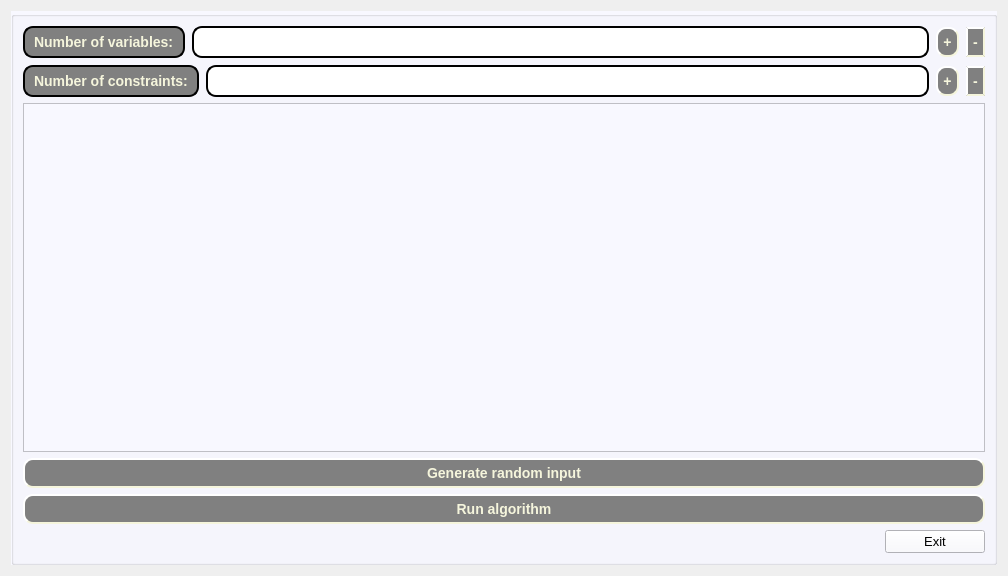
<?xml version="1.0" encoding="UTF-8"?>
<ui version="4.0">
 <class>SimplexWindow</class>
 <widget class="QDialog" name="SimplexWindow">
  <property name="windowModality">
   <enum>Qt::NonModal</enum>
  </property>
  <property name="geometry">
   <rect>
    <x>0</x>
    <y>0</y>
    <width>1008</width>
    <height>576</height>
   </rect>
  </property>
  <property name="font">
   <font>
    <pointsize>8</pointsize>
   </font>
  </property>
  <property name="windowTitle">
   <string>Simplex method</string>
  </property>
  <property name="styleSheet">
   <string notr="true">QScrollBar::vertical{
background: none;
border-style: outset;
border-width: 1px;
border:none;
width:7px;
border-radius: 3px;
}
QScrollBar::horizontal
{
background: none;
border-style: outset;
border-width: 1px;
border:none;
height:7px;
border-radius: 3px;
}
QScrollBar::handle:vertical,QScrollBar::handle:horizontal {
background-color: #808080;
border-style: outset;
border-width: 1px;
border-radius: 3px;
width:7px;
}

QScrollBar::sub-line:vertical,QScrollBar::sub-line:horizontal {
	border: none;
      background: none;

}


/* BTN BOTTOM - SCROLLBAR */
QScrollBar::add-line:vertical,QScrollBar::add-line:horizontal {
		border: none;
      background: none;
}
QScrollBar::up-arrow:vertical, QScrollBar::down-arrow:vertical,QScrollBar::left-arrow:horizontal, QScrollBar::right-arrow:horizontal {
	background: none;
}
QScrollBar::add-page:vertical, QScrollBar::sub-page:vertical,QScrollBar::add-page:horizontal, QScrollBar::sub-page:horizontal {
	background: none;
}

QHeaderView::section
{

    background-color: #808080;
/*	color:#F5F5DC; */
    padding: 4px;
    font:bold 14px;

}
QHeaderView::section:checked
{
    background-color:FFFFFF;
	
    
}
QTableView
{
    font:/*bold*/ 14px;

}
QTableView::item
{
	background-color: #d9d9d9;
/*	color:#F5F5DC; */
}
QTableView::item::selected
{
	background-color: #464646;
    
}

QTableView QTableCornerButton::section
{
    background-color: #808080;
    
}

</string>
  </property>
  <property name="sizeGripEnabled">
   <bool>false</bool>
  </property>
  <property name="modal">
   <bool>false</bool>
  </property>
  <layout class="QHBoxLayout" name="horizontalLayout">
   <item>
    <widget class="QGroupBox" name="groupBox">
     <property name="sizePolicy">
      <sizepolicy hsizetype="Expanding" vsizetype="Expanding">
       <horstretch>0</horstretch>
       <verstretch>0</verstretch>
      </sizepolicy>
     </property>
     <property name="minimumSize">
      <size>
       <width>300</width>
       <height>0</height>
      </size>
     </property>
     <property name="maximumSize">
      <size>
       <width>1000000</width>
       <height>16777215</height>
      </size>
     </property>
     <property name="styleSheet">
      <string notr="true">background-color:#F8F8FF</string>
     </property>
     <property name="title">
      <string/>
     </property>
     <layout class="QVBoxLayout" name="verticalLayout">
      <item>
       <layout class="QVBoxLayout" name="verticalLayout_2">
        <property name="spacing">
         <number>7</number>
        </property>
        <item>
         <layout class="QHBoxLayout" name="horizontalLayout_2">
          <property name="sizeConstraint">
           <enum>QLayout::SetDefaultConstraint</enum>
          </property>
          <item>
           <widget class="QLabel" name="label_3">
            <property name="font">
             <font>
              <pointsize>-1</pointsize>
              <weight>75</weight>
              <italic>false</italic>
              <bold>true</bold>
             </font>
            </property>
            <property name="styleSheet">
             <string notr="true">background-color: #808080;
color:#F5F5DC;
 border-style: outset;
    border-width: 2px;
    border-radius: 10px;
    font: bold 14px;
padding: 5px</string>
            </property>
            <property name="text">
             <string>Number of variables:</string>
            </property>
           </widget>
          </item>
          <item>
           <widget class="QLineEdit" name="lineEdit">
            <property name="font">
             <font>
              <pointsize>-1</pointsize>
              <weight>75</weight>
              <italic>false</italic>
              <bold>true</bold>
             </font>
            </property>
            <property name="styleSheet">
             <string notr="true">background-color: #FFFFFF;
color:#8c8c8c;
 border-style: outset;
    border-width: 2px;
    border-radius: 10px;
    font: bold 14px;
padding: 5px</string>
            </property>
            <property name="readOnly">
             <bool>true</bool>
            </property>
           </widget>
          </item>
          <item>
           <widget class="QPushButton" name="vars_add">
            <property name="font">
             <font>
              <pointsize>-1</pointsize>
              <weight>75</weight>
              <italic>false</italic>
              <bold>true</bold>
             </font>
            </property>
            <property name="styleSheet">
             <string notr="true">background-color: #808080;
color:#F5F5DC;
 border-style: outset;
    border-width: 2px;
    border-radius: 10px;
    font: bold 14px;
padding: 5px</string>
            </property>
            <property name="text">
             <string>+</string>
            </property>
           </widget>
          </item>
          <item>
           <widget class="QPushButton" name="vars_remove">
            <property name="font">
             <font>
              <pointsize>-1</pointsize>
              <weight>75</weight>
              <italic>false</italic>
              <bold>true</bold>
             </font>
            </property>
            <property name="styleSheet">
             <string notr="true">background-color: #808080;
color:#F5F5DC;
 border-style: outset;
    border-width: 2px;
    border-radius: 10px;
    font: bold 14px;
padding: 5px</string>
            </property>
            <property name="text">
             <string>-</string>
            </property>
           </widget>
          </item>
         </layout>
        </item>
        <item>
         <layout class="QHBoxLayout" name="horizontalLayout_3">
          <property name="sizeConstraint">
           <enum>QLayout::SetDefaultConstraint</enum>
          </property>
          <item>
           <widget class="QLabel" name="label_4">
            <property name="font">
             <font>
              <pointsize>-1</pointsize>
              <weight>75</weight>
              <italic>false</italic>
              <bold>true</bold>
             </font>
            </property>
            <property name="styleSheet">
             <string notr="true">background-color: #808080;
color:#F5F5DC;
 border-style: outset;
    border-width: 2px;
    border-radius: 10px;
    font: bold 14px;
padding: 5px</string>
            </property>
            <property name="text">
             <string>Number of constraints:</string>
            </property>
           </widget>
          </item>
          <item>
           <widget class="QLineEdit" name="lineEdit_2">
            <property name="font">
             <font>
              <pointsize>-1</pointsize>
              <weight>75</weight>
              <italic>false</italic>
              <bold>true</bold>
             </font>
            </property>
            <property name="styleSheet">
             <string notr="true">background-color: #FFFFFF;
color:#8c8c8c;
 border-style: outset;
    border-width: 2px;
    border-radius: 10px;
    font: bold 14px;
padding: 5px</string>
            </property>
            <property name="readOnly">
             <bool>true</bool>
            </property>
           </widget>
          </item>
          <item>
           <widget class="QPushButton" name="constraints_add">
            <property name="font">
             <font>
              <pointsize>-1</pointsize>
              <weight>75</weight>
              <italic>false</italic>
              <bold>true</bold>
             </font>
            </property>
            <property name="styleSheet">
             <string notr="true">background-color: #808080;
color:#F5F5DC;
 border-style: outset;
    border-width: 2px;
    border-radius: 10px;
    font: bold 14px;
padding: 5px</string>
            </property>
            <property name="text">
             <string>+</string>
            </property>
           </widget>
          </item>
          <item>
           <widget class="QPushButton" name="constraints_remove">
            <property name="font">
             <font>
              <pointsize>-1</pointsize>
              <weight>75</weight>
              <italic>false</italic>
              <bold>true</bold>
             </font>
            </property>
            <property name="styleSheet">
             <string notr="true">background-color: #808080;
color:#F5F5DC;
 border-style: outset;
    border-width: 2px;
    border-radius: 10px;
    font: bold 14px;
padding: 5px</string>
            </property>
            <property name="text">
             <string>-</string>
            </property>
           </widget>
          </item>
         </layout>
        </item>
       </layout>
      </item>
      <item>
       <widget class="QScrollArea" name="scrollArea">
        <property name="minimumSize">
         <size>
          <width>0</width>
          <height>100</height>
         </size>
        </property>
        <property name="maximumSize">
         <size>
          <width>167772</width>
          <height>150000</height>
         </size>
        </property>
        <property name="styleSheet">
         <string notr="true"/>
        </property>
        <property name="widgetResizable">
         <bool>true</bool>
        </property>
        <widget class="QWidget" name="scrollAreaWidgetContents">
         <property name="geometry">
          <rect>
           <x>0</x>
           <y>0</y>
           <width>960</width>
           <height>329</height>
          </rect>
         </property>
         <layout class="QGridLayout" name="gridLayout_2"/>
        </widget>
       </widget>
      </item>
      <item>
       <widget class="QPushButton" name="pushButton">
        <property name="font">
         <font>
          <pointsize>-1</pointsize>
          <weight>75</weight>
          <italic>false</italic>
          <bold>true</bold>
         </font>
        </property>
        <property name="styleSheet">
         <string notr="true">background-color: #808080;
color:#F5F5DC;
 border-style: outset;
    border-width: 2px;
    border-radius: 10px;
    font: bold 14px;
padding: 5px</string>
        </property>
        <property name="text">
         <string>Generate random input</string>
        </property>
       </widget>
      </item>
      <item>
       <widget class="QPushButton" name="btnrun">
        <property name="font">
         <font>
          <pointsize>-1</pointsize>
          <weight>75</weight>
          <italic>false</italic>
          <bold>true</bold>
         </font>
        </property>
        <property name="styleSheet">
         <string notr="true">background-color: #808080;
color:#F5F5DC;
 border-style: outset;
    border-width: 2px;
    border-radius: 10px;
    font: bold 14px;
padding: 5px</string>
        </property>
        <property name="text">
         <string>Run algorithm</string>
        </property>
       </widget>
      </item>
      <item>
       <widget class="QPushButton" name="exitbtn">
        <property name="sizePolicy">
         <sizepolicy hsizetype="Minimum" vsizetype="Fixed">
          <horstretch>0</horstretch>
          <verstretch>0</verstretch>
         </sizepolicy>
        </property>
        <property name="minimumSize">
         <size>
          <width>9</width>
          <height>0</height>
         </size>
        </property>
        <property name="maximumSize">
         <size>
          <width>100</width>
          <height>16777215</height>
         </size>
        </property>
        <property name="font">
         <font>
          <pointsize>10</pointsize>
         </font>
        </property>
        <property name="layoutDirection">
         <enum>Qt::RightToLeft</enum>
        </property>
        <property name="text">
         <string>Exit</string>
        </property>
       </widget>
      </item>
     </layout>
    </widget>
   </item>
  </layout>
 </widget>
 <resources/>
 <connections/>
</ui>
